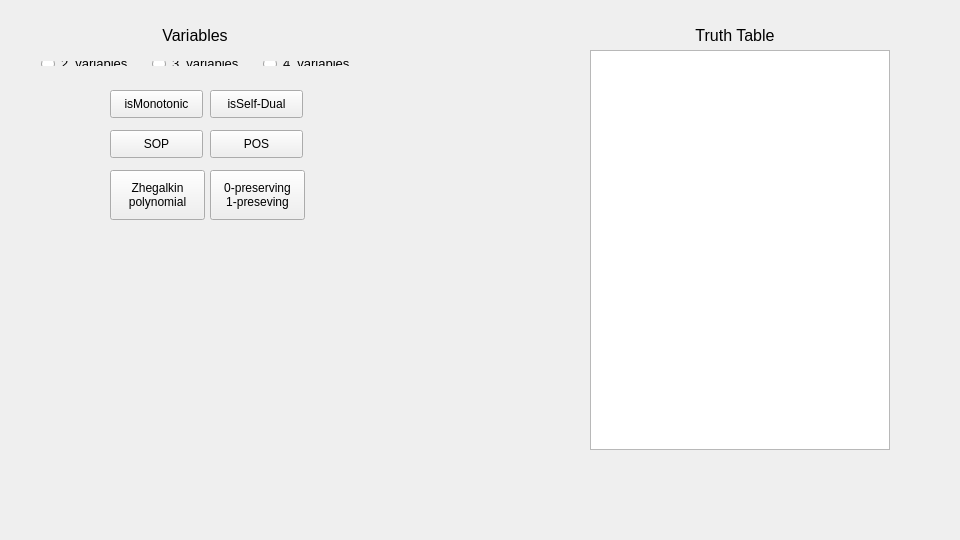
<?xml version="1.0" encoding="UTF-8"?>
<ui version="4.0">
 <class>MainWindow</class>
 <widget class="QMainWindow" name="MainWindow">
  <property name="geometry">
   <rect>
    <x>0</x>
    <y>0</y>
    <width>960</width>
    <height>540</height>
   </rect>
  </property>
  <property name="windowTitle">
   <string>MainWindow</string>
  </property>
  <widget class="QWidget" name="centralWidget">
   <widget class="QLabel" name="label_vars">
    <property name="geometry">
     <rect>
      <x>120</x>
      <y>20</y>
      <width>150</width>
      <height>30</height>
     </rect>
    </property>
    <property name="font">
     <font>
      <pointsize>12</pointsize>
     </font>
    </property>
    <property name="text">
     <string>Variables</string>
    </property>
    <property name="alignment">
     <set>Qt::AlignCenter</set>
    </property>
   </widget>
   <widget class="QPushButton" name="pushButton_mono">
    <property name="geometry">
     <rect>
      <x>110</x>
      <y>90</y>
      <width>93</width>
      <height>28</height>
     </rect>
    </property>
    <property name="text">
     <string>isMonotonic</string>
    </property>
   </widget>
   <widget class="QPushButton" name="pushButton_samo">
    <property name="geometry">
     <rect>
      <x>210</x>
      <y>90</y>
      <width>93</width>
      <height>28</height>
     </rect>
    </property>
    <property name="text">
     <string>isSelf-Dual</string>
    </property>
   </widget>
   <widget class="QPushButton" name="pushButton_save01">
    <property name="geometry">
     <rect>
      <x>210</x>
      <y>170</y>
      <width>95</width>
      <height>50</height>
     </rect>
    </property>
    <property name="text">
     <string>0-preserving
1-preseving</string>
    </property>
   </widget>
   <widget class="QPushButton" name="pushButton_SOP">
    <property name="geometry">
     <rect>
      <x>110</x>
      <y>130</y>
      <width>93</width>
      <height>28</height>
     </rect>
    </property>
    <property name="text">
     <string>SOP</string>
    </property>
   </widget>
   <widget class="QPushButton" name="pushButton_POS">
    <property name="geometry">
     <rect>
      <x>210</x>
      <y>130</y>
      <width>93</width>
      <height>28</height>
     </rect>
    </property>
    <property name="text">
     <string>POS</string>
    </property>
   </widget>
   <widget class="QPushButton" name="pushButton_Polinom">
    <property name="geometry">
     <rect>
      <x>110</x>
      <y>170</y>
      <width>95</width>
      <height>50</height>
     </rect>
    </property>
    <property name="text">
     <string>Zhegalkin 
polynomial</string>
    </property>
   </widget>
   <widget class="QTableWidget" name="tableWidget_ist">
    <property name="geometry">
     <rect>
      <x>590</x>
      <y>50</y>
      <width>300</width>
      <height>400</height>
     </rect>
    </property>
   </widget>
   <widget class="QLabel" name="label_table">
    <property name="geometry">
     <rect>
      <x>660</x>
      <y>20</y>
      <width>150</width>
      <height>30</height>
     </rect>
    </property>
    <property name="font">
     <font>
      <pointsize>12</pointsize>
     </font>
    </property>
    <property name="text">
     <string>Truth Table</string>
    </property>
    <property name="alignment">
     <set>Qt::AlignCenter</set>
    </property>
   </widget>
   <widget class="QLabel" name="label_res">
    <property name="geometry">
     <rect>
      <x>50</x>
      <y>290</y>
      <width>500</width>
      <height>30</height>
     </rect>
    </property>
    <property name="font">
     <font>
      <pointsize>12</pointsize>
     </font>
    </property>
    <property name="text">
     <string/>
    </property>
   </widget>
   <widget class="QWidget" name="">
    <property name="geometry">
     <rect>
      <x>30</x>
      <y>50</y>
      <width>349</width>
      <height>27</height>
     </rect>
    </property>
    <layout class="QGridLayout" name="gridLayout">
     <item row="0" column="0">
      <widget class="QRadioButton" name="radioButton_2vars">
       <property name="font">
        <font>
         <pointsize>10</pointsize>
        </font>
       </property>
       <property name="text">
        <string>2_variables</string>
       </property>
      </widget>
     </item>
     <item row="0" column="1">
      <widget class="QRadioButton" name="radioButton_3vars">
       <property name="font">
        <font>
         <pointsize>10</pointsize>
        </font>
       </property>
       <property name="text">
        <string>3_variables</string>
       </property>
      </widget>
     </item>
     <item row="0" column="2">
      <widget class="QRadioButton" name="radioButton_4vars">
       <property name="font">
        <font>
         <pointsize>10</pointsize>
        </font>
       </property>
       <property name="text">
        <string>4_variables</string>
       </property>
      </widget>
     </item>
    </layout>
   </widget>
  </widget>
 </widget>
 <layoutdefault spacing="6" margin="11"/>
 <resources/>
 <connections/>
</ui>
